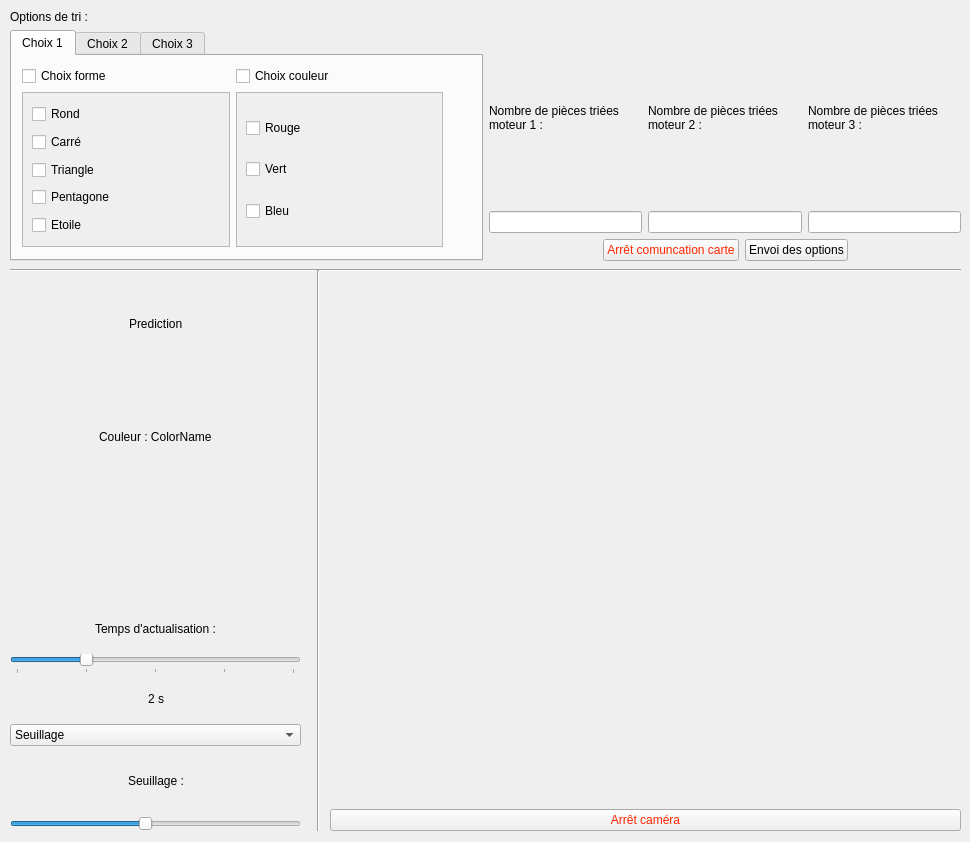
<?xml version="1.0" encoding="UTF-8"?>
<ui version="4.0">
 <class>fenetre</class>
 <widget class="QWidget" name="fenetre">
  <property name="geometry">
   <rect>
    <x>0</x>
    <y>0</y>
    <width>970</width>
    <height>842</height>
   </rect>
  </property>
  <property name="windowTitle">
   <string>Form</string>
  </property>
  <widget class="QWidget" name="verticalLayoutWidget">
   <property name="geometry">
    <rect>
     <x>330</x>
     <y>270</y>
     <width>631</width>
     <height>561</height>
    </rect>
   </property>
   <layout class="QVBoxLayout" name="interfacecamera_1">
    <item>
     <widget class="QLabel" name="label">
      <property name="autoFillBackground">
       <bool>true</bool>
      </property>
      <property name="styleSheet">
       <string notr="true"/>
      </property>
      <property name="text">
       <string/>
      </property>
     </widget>
    </item>
    <item>
     <widget class="QPushButton" name="cancelButton">
      <property name="styleSheet">
       <string notr="true">color: rgb(255, 38, 0);</string>
      </property>
      <property name="text">
       <string>Arrêt caméra</string>
      </property>
     </widget>
    </item>
   </layout>
  </widget>
  <widget class="QWidget" name="verticalLayoutWidget_2">
   <property name="geometry">
    <rect>
     <x>10</x>
     <y>270</y>
     <width>291</width>
     <height>561</height>
    </rect>
   </property>
   <layout class="QVBoxLayout" name="infoprediction_1">
    <item>
     <layout class="QHBoxLayout" name="horizontalLayout_3">
      <item>
       <spacer name="horizontalSpacer_5">
        <property name="orientation">
         <enum>Qt::Horizontal</enum>
        </property>
        <property name="sizeHint" stdset="0">
         <size>
          <width>40</width>
          <height>20</height>
         </size>
        </property>
       </spacer>
      </item>
      <item>
       <widget class="QLabel" name="label_3">
        <property name="text">
         <string>Prediction</string>
        </property>
       </widget>
      </item>
      <item>
       <spacer name="horizontalSpacer_6">
        <property name="orientation">
         <enum>Qt::Horizontal</enum>
        </property>
        <property name="sizeHint" stdset="0">
         <size>
          <width>40</width>
          <height>20</height>
         </size>
        </property>
       </spacer>
      </item>
     </layout>
    </item>
    <item>
     <layout class="QHBoxLayout" name="horizontalLayout_5">
      <item>
       <spacer name="horizontalSpacer_4">
        <property name="orientation">
         <enum>Qt::Horizontal</enum>
        </property>
        <property name="sizeHint" stdset="0">
         <size>
          <width>40</width>
          <height>20</height>
         </size>
        </property>
       </spacer>
      </item>
      <item>
       <widget class="QLabel" name="nclabel">
        <property name="text">
         <string>Couleur : ColorName</string>
        </property>
       </widget>
      </item>
      <item>
       <spacer name="horizontalSpacer_8">
        <property name="orientation">
         <enum>Qt::Horizontal</enum>
        </property>
        <property name="sizeHint" stdset="0">
         <size>
          <width>40</width>
          <height>20</height>
         </size>
        </property>
       </spacer>
      </item>
     </layout>
    </item>
    <item>
     <layout class="QHBoxLayout" name="horizontalLayout_4">
      <item>
       <widget class="QLabel" name="clabel">
        <property name="text">
         <string/>
        </property>
       </widget>
      </item>
     </layout>
    </item>
    <item>
     <layout class="QVBoxLayout" name="verticalLayout_3">
      <item>
       <layout class="QHBoxLayout" name="horizontalLayout">
        <item>
         <spacer name="horizontalSpacer">
          <property name="orientation">
           <enum>Qt::Horizontal</enum>
          </property>
          <property name="sizeHint" stdset="0">
           <size>
            <width>40</width>
            <height>20</height>
           </size>
          </property>
         </spacer>
        </item>
        <item>
         <widget class="QLabel" name="label_2">
          <property name="text">
           <string>Temps d'actualisation :</string>
          </property>
         </widget>
        </item>
        <item>
         <spacer name="horizontalSpacer_2">
          <property name="orientation">
           <enum>Qt::Horizontal</enum>
          </property>
          <property name="sizeHint" stdset="0">
           <size>
            <width>40</width>
            <height>20</height>
           </size>
          </property>
         </spacer>
        </item>
       </layout>
      </item>
      <item>
       <widget class="QSlider" name="horizontalSlider">
        <property name="minimum">
         <number>1</number>
        </property>
        <property name="maximum">
         <number>5</number>
        </property>
        <property name="value">
         <number>2</number>
        </property>
        <property name="orientation">
         <enum>Qt::Horizontal</enum>
        </property>
        <property name="tickPosition">
         <enum>QSlider::TicksBelow</enum>
        </property>
        <property name="tickInterval">
         <number>1</number>
        </property>
       </widget>
      </item>
      <item>
       <layout class="QHBoxLayout" name="horizontalLayout_2">
        <item>
         <spacer name="horizontalSpacer_7">
          <property name="orientation">
           <enum>Qt::Horizontal</enum>
          </property>
          <property name="sizeHint" stdset="0">
           <size>
            <width>40</width>
            <height>20</height>
           </size>
          </property>
         </spacer>
        </item>
        <item>
         <widget class="QLabel" name="time_label">
          <property name="text">
           <string>2 s</string>
          </property>
         </widget>
        </item>
        <item>
         <spacer name="horizontalSpacer_3">
          <property name="orientation">
           <enum>Qt::Horizontal</enum>
          </property>
          <property name="sizeHint" stdset="0">
           <size>
            <width>40</width>
            <height>20</height>
           </size>
          </property>
         </spacer>
        </item>
       </layout>
      </item>
     </layout>
    </item>
    <item>
     <layout class="QGridLayout" name="gridLayout">
      <item row="2" column="0">
       <widget class="QSlider" name="horizontalSlider_2">
        <property name="maximum">
         <number>99</number>
        </property>
        <property name="value">
         <number>46</number>
        </property>
        <property name="orientation">
         <enum>Qt::Horizontal</enum>
        </property>
        <property name="invertedAppearance">
         <bool>false</bool>
        </property>
        <property name="invertedControls">
         <bool>false</bool>
        </property>
        <property name="tickInterval">
         <number>0</number>
        </property>
       </widget>
      </item>
      <item row="0" column="0">
       <widget class="QComboBox" name="cB">
        <property name="currentIndex">
         <number>2</number>
        </property>
        <item>
         <property name="text">
          <string>Sans traitement</string>
         </property>
        </item>
        <item>
         <property name="text">
          <string>Noir et Blanc</string>
         </property>
        </item>
        <item>
         <property name="text">
          <string>Seuillage</string>
         </property>
        </item>
        <item>
         <property name="text">
          <string>HSV</string>
         </property>
        </item>
        <item>
         <property name="text">
          <string>Laplacien</string>
         </property>
        </item>
        <item>
         <property name="text">
          <string>[!] Detection de contours</string>
         </property>
        </item>
        <item>
         <property name="text">
          <string>[!] BoundingBox</string>
         </property>
        </item>
       </widget>
      </item>
      <item row="1" column="0">
       <layout class="QHBoxLayout" name="horizontalLayout_6">
        <item>
         <spacer name="horizontalSpacer_9">
          <property name="orientation">
           <enum>Qt::Horizontal</enum>
          </property>
          <property name="sizeHint" stdset="0">
           <size>
            <width>40</width>
            <height>20</height>
           </size>
          </property>
         </spacer>
        </item>
        <item>
         <widget class="QLabel" name="label_4">
          <property name="text">
           <string>Seuillage :</string>
          </property>
         </widget>
        </item>
        <item>
         <spacer name="horizontalSpacer_10">
          <property name="orientation">
           <enum>Qt::Horizontal</enum>
          </property>
          <property name="sizeHint" stdset="0">
           <size>
            <width>40</width>
            <height>20</height>
           </size>
          </property>
         </spacer>
        </item>
       </layout>
      </item>
     </layout>
    </item>
   </layout>
  </widget>
  <widget class="QWidget" name="gridLayoutWidget_2">
   <property name="geometry">
    <rect>
     <x>10</x>
     <y>10</y>
     <width>951</width>
     <height>251</height>
    </rect>
   </property>
   <layout class="QGridLayout" name="optionstris_1">
    <item row="1" column="1">
     <layout class="QVBoxLayout" name="infonbrpiecestri">
      <item>
       <layout class="QGridLayout" name="gridLayout_2">
        <item row="0" column="1">
         <widget class="QLabel" name="nomcompteur2">
          <property name="text">
           <string>Nombre de pièces triées 
moteur 2 :</string>
          </property>
         </widget>
        </item>
        <item row="0" column="0">
         <widget class="QLabel" name="nomcompteur1">
          <property name="text">
           <string>Nombre de pièces triées 
moteur 1 :</string>
          </property>
         </widget>
        </item>
        <item row="1" column="0">
         <widget class="QLineEdit" name="nbpiece1">
          <property name="text">
           <string/>
          </property>
          <property name="readOnly">
           <bool>true</bool>
          </property>
         </widget>
        </item>
        <item row="1" column="1">
         <widget class="QLineEdit" name="nbpiece2">
          <property name="text">
           <string/>
          </property>
          <property name="readOnly">
           <bool>true</bool>
          </property>
         </widget>
        </item>
        <item row="1" column="2">
         <widget class="QLineEdit" name="nbpiece3">
          <property name="text">
           <string/>
          </property>
          <property name="readOnly">
           <bool>true</bool>
          </property>
         </widget>
        </item>
        <item row="0" column="2">
         <widget class="QLabel" name="nomcompteurx3">
          <property name="text">
           <string>Nombre de pièces triées 
moteur 3 :</string>
          </property>
         </widget>
        </item>
       </layout>
      </item>
      <item>
       <layout class="QHBoxLayout" name="horizontalLayout_7">
        <item>
         <spacer name="horizontalSpacer_11">
          <property name="orientation">
           <enum>Qt::Horizontal</enum>
          </property>
          <property name="sizeHint" stdset="0">
           <size>
            <width>40</width>
            <height>20</height>
           </size>
          </property>
         </spacer>
        </item>
        <item>
         <widget class="QPushButton" name="arret">
          <property name="styleSheet">
           <string notr="true">color : rgb(255, 38, 0)</string>
          </property>
          <property name="text">
           <string>Arrêt comuncation carte</string>
          </property>
         </widget>
        </item>
        <item>
         <widget class="QPushButton" name="marche">
          <property name="text">
           <string>Envoi des options</string>
          </property>
          <property name="checkable">
           <bool>true</bool>
          </property>
         </widget>
        </item>
        <item>
         <spacer name="horizontalSpacer_12">
          <property name="orientation">
           <enum>Qt::Horizontal</enum>
          </property>
          <property name="sizeHint" stdset="0">
           <size>
            <width>40</width>
            <height>20</height>
           </size>
          </property>
         </spacer>
        </item>
       </layout>
      </item>
     </layout>
    </item>
    <item row="1" column="0">
     <widget class="QTabWidget" name="choixdetri">
      <property name="currentIndex">
       <number>0</number>
      </property>
      <widget class="QWidget" name="Choix_1">
       <attribute name="title">
        <string>Choix 1</string>
       </attribute>
       <widget class="QWidget" name="gridLayoutWidget_7">
        <property name="geometry">
         <rect>
          <x>10</x>
          <y>10</y>
          <width>421</width>
          <height>181</height>
         </rect>
        </property>
        <layout class="QGridLayout" name="gridLayout_19">
         <item row="0" column="1">
          <widget class="QCheckBox" name="couleur1">
           <property name="text">
            <string>Choix couleur</string>
           </property>
          </widget>
         </item>
         <item row="0" column="0">
          <widget class="QCheckBox" name="forme1">
           <property name="text">
            <string>Choix forme</string>
           </property>
          </widget>
         </item>
         <item row="1" column="0">
          <widget class="QScrollArea" name="scrollArea_35">
           <property name="widgetResizable">
            <bool>true</bool>
           </property>
           <widget class="QWidget" name="scrollAreaWidgetContents_35">
            <property name="geometry">
             <rect>
              <x>0</x>
              <y>0</y>
              <width>182</width>
              <height>191</height>
             </rect>
            </property>
            <layout class="QVBoxLayout" name="verticalLayout_54">
             <item>
              <layout class="QVBoxLayout" name="verticalLayout_55">
               <item>
                <spacer name="verticalSpacer_111">
                 <property name="orientation">
                  <enum>Qt::Vertical</enum>
                 </property>
                 <property name="sizeHint" stdset="0">
                  <size>
                   <width>20</width>
                   <height>40</height>
                  </size>
                 </property>
                </spacer>
               </item>
               <item>
                <widget class="QCheckBox" name="rond1">
                 <property name="text">
                  <string>Rond</string>
                 </property>
                </widget>
               </item>
               <item>
                <spacer name="verticalSpacer_112">
                 <property name="orientation">
                  <enum>Qt::Vertical</enum>
                 </property>
                 <property name="sizeHint" stdset="0">
                  <size>
                   <width>20</width>
                   <height>40</height>
                  </size>
                 </property>
                </spacer>
               </item>
               <item>
                <widget class="QCheckBox" name="carre1">
                 <property name="text">
                  <string>Carré</string>
                 </property>
                </widget>
               </item>
               <item>
                <spacer name="verticalSpacer_113">
                 <property name="orientation">
                  <enum>Qt::Vertical</enum>
                 </property>
                 <property name="sizeHint" stdset="0">
                  <size>
                   <width>20</width>
                   <height>40</height>
                  </size>
                 </property>
                </spacer>
               </item>
               <item>
                <widget class="QCheckBox" name="triangle1">
                 <property name="text">
                  <string>Triangle</string>
                 </property>
                </widget>
               </item>
               <item>
                <spacer name="verticalSpacer_114">
                 <property name="orientation">
                  <enum>Qt::Vertical</enum>
                 </property>
                 <property name="sizeHint" stdset="0">
                  <size>
                   <width>20</width>
                   <height>40</height>
                  </size>
                 </property>
                </spacer>
               </item>
               <item>
                <widget class="QCheckBox" name="pentagone1">
                 <property name="text">
                  <string>Pentagone</string>
                 </property>
                </widget>
               </item>
               <item>
                <spacer name="verticalSpacer_115">
                 <property name="orientation">
                  <enum>Qt::Vertical</enum>
                 </property>
                 <property name="sizeHint" stdset="0">
                  <size>
                   <width>20</width>
                   <height>40</height>
                  </size>
                 </property>
                </spacer>
               </item>
               <item>
                <widget class="QCheckBox" name="etoile1">
                 <property name="text">
                  <string>Etoile</string>
                 </property>
                </widget>
               </item>
               <item>
                <spacer name="verticalSpacer_116">
                 <property name="orientation">
                  <enum>Qt::Vertical</enum>
                 </property>
                 <property name="sizeHint" stdset="0">
                  <size>
                   <width>20</width>
                   <height>40</height>
                  </size>
                 </property>
                </spacer>
               </item>
              </layout>
             </item>
            </layout>
           </widget>
          </widget>
         </item>
         <item row="1" column="1">
          <widget class="QScrollArea" name="scrollArea_36">
           <property name="widgetResizable">
            <bool>true</bool>
           </property>
           <widget class="QWidget" name="scrollAreaWidgetContents_36">
            <property name="geometry">
             <rect>
              <x>0</x>
              <y>0</y>
              <width>197</width>
              <height>152</height>
             </rect>
            </property>
            <layout class="QVBoxLayout" name="verticalLayout_56">
             <item>
              <layout class="QVBoxLayout" name="verticalLayout_57">
               <item>
                <spacer name="verticalSpacer_117">
                 <property name="orientation">
                  <enum>Qt::Vertical</enum>
                 </property>
                 <property name="sizeHint" stdset="0">
                  <size>
                   <width>20</width>
                   <height>40</height>
                  </size>
                 </property>
                </spacer>
               </item>
               <item>
                <widget class="QCheckBox" name="rouge1">
                 <property name="text">
                  <string>Rouge</string>
                 </property>
                </widget>
               </item>
               <item>
                <spacer name="verticalSpacer_118">
                 <property name="orientation">
                  <enum>Qt::Vertical</enum>
                 </property>
                 <property name="sizeHint" stdset="0">
                  <size>
                   <width>20</width>
                   <height>40</height>
                  </size>
                 </property>
                </spacer>
               </item>
               <item>
                <widget class="QCheckBox" name="vert1">
                 <property name="text">
                  <string>Vert</string>
                 </property>
                </widget>
               </item>
               <item>
                <spacer name="verticalSpacer_119">
                 <property name="orientation">
                  <enum>Qt::Vertical</enum>
                 </property>
                 <property name="sizeHint" stdset="0">
                  <size>
                   <width>20</width>
                   <height>40</height>
                  </size>
                 </property>
                </spacer>
               </item>
               <item>
                <widget class="QCheckBox" name="bleu1">
                 <property name="text">
                  <string>Bleu</string>
                 </property>
                </widget>
               </item>
               <item>
                <spacer name="verticalSpacer_120">
                 <property name="orientation">
                  <enum>Qt::Vertical</enum>
                 </property>
                 <property name="sizeHint" stdset="0">
                  <size>
                   <width>20</width>
                   <height>40</height>
                  </size>
                 </property>
                </spacer>
               </item>
              </layout>
             </item>
            </layout>
           </widget>
          </widget>
         </item>
        </layout>
       </widget>
      </widget>
      <widget class="QWidget" name="Choix_2">
       <attribute name="title">
        <string>Choix 2</string>
       </attribute>
       <widget class="QWidget" name="gridLayoutWidget_6">
        <property name="geometry">
         <rect>
          <x>10</x>
          <y>10</y>
          <width>421</width>
          <height>181</height>
         </rect>
        </property>
        <layout class="QGridLayout" name="gridLayout_18">
         <item row="0" column="1">
          <widget class="QCheckBox" name="couleur2">
           <property name="text">
            <string>Choix couleur</string>
           </property>
          </widget>
         </item>
         <item row="0" column="0">
          <widget class="QCheckBox" name="forme2">
           <property name="text">
            <string>Choix forme</string>
           </property>
          </widget>
         </item>
         <item row="1" column="0">
          <widget class="QScrollArea" name="scrollArea_33">
           <property name="widgetResizable">
            <bool>true</bool>
           </property>
           <widget class="QWidget" name="scrollAreaWidgetContents_33">
            <property name="geometry">
             <rect>
              <x>0</x>
              <y>0</y>
              <width>182</width>
              <height>191</height>
             </rect>
            </property>
            <layout class="QVBoxLayout" name="verticalLayout_50">
             <item>
              <layout class="QVBoxLayout" name="verticalLayout_51">
               <item>
                <spacer name="verticalSpacer_101">
                 <property name="orientation">
                  <enum>Qt::Vertical</enum>
                 </property>
                 <property name="sizeHint" stdset="0">
                  <size>
                   <width>20</width>
                   <height>40</height>
                  </size>
                 </property>
                </spacer>
               </item>
               <item>
                <widget class="QCheckBox" name="rond2">
                 <property name="text">
                  <string>Rond</string>
                 </property>
                </widget>
               </item>
               <item>
                <spacer name="verticalSpacer_102">
                 <property name="orientation">
                  <enum>Qt::Vertical</enum>
                 </property>
                 <property name="sizeHint" stdset="0">
                  <size>
                   <width>20</width>
                   <height>40</height>
                  </size>
                 </property>
                </spacer>
               </item>
               <item>
                <widget class="QCheckBox" name="carre2">
                 <property name="text">
                  <string>Carré</string>
                 </property>
                </widget>
               </item>
               <item>
                <spacer name="verticalSpacer_103">
                 <property name="orientation">
                  <enum>Qt::Vertical</enum>
                 </property>
                 <property name="sizeHint" stdset="0">
                  <size>
                   <width>20</width>
                   <height>40</height>
                  </size>
                 </property>
                </spacer>
               </item>
               <item>
                <widget class="QCheckBox" name="triangle2">
                 <property name="text">
                  <string>Triangle</string>
                 </property>
                </widget>
               </item>
               <item>
                <spacer name="verticalSpacer_104">
                 <property name="orientation">
                  <enum>Qt::Vertical</enum>
                 </property>
                 <property name="sizeHint" stdset="0">
                  <size>
                   <width>20</width>
                   <height>40</height>
                  </size>
                 </property>
                </spacer>
               </item>
               <item>
                <widget class="QCheckBox" name="pentagone2">
                 <property name="text">
                  <string>Pentagone</string>
                 </property>
                </widget>
               </item>
               <item>
                <spacer name="verticalSpacer_105">
                 <property name="orientation">
                  <enum>Qt::Vertical</enum>
                 </property>
                 <property name="sizeHint" stdset="0">
                  <size>
                   <width>20</width>
                   <height>40</height>
                  </size>
                 </property>
                </spacer>
               </item>
               <item>
                <widget class="QCheckBox" name="etoile2">
                 <property name="text">
                  <string>Etoile</string>
                 </property>
                </widget>
               </item>
               <item>
                <spacer name="verticalSpacer_106">
                 <property name="orientation">
                  <enum>Qt::Vertical</enum>
                 </property>
                 <property name="sizeHint" stdset="0">
                  <size>
                   <width>20</width>
                   <height>40</height>
                  </size>
                 </property>
                </spacer>
               </item>
              </layout>
             </item>
            </layout>
           </widget>
          </widget>
         </item>
         <item row="1" column="1">
          <widget class="QScrollArea" name="scrollArea_34">
           <property name="widgetResizable">
            <bool>true</bool>
           </property>
           <widget class="QWidget" name="scrollAreaWidgetContents_34">
            <property name="geometry">
             <rect>
              <x>0</x>
              <y>0</y>
              <width>197</width>
              <height>152</height>
             </rect>
            </property>
            <layout class="QVBoxLayout" name="verticalLayout_52">
             <item>
              <layout class="QVBoxLayout" name="verticalLayout_53">
               <item>
                <spacer name="verticalSpacer_107">
                 <property name="orientation">
                  <enum>Qt::Vertical</enum>
                 </property>
                 <property name="sizeHint" stdset="0">
                  <size>
                   <width>20</width>
                   <height>40</height>
                  </size>
                 </property>
                </spacer>
               </item>
               <item>
                <widget class="QCheckBox" name="rouge2">
                 <property name="text">
                  <string>Rouge</string>
                 </property>
                </widget>
               </item>
               <item>
                <spacer name="verticalSpacer_108">
                 <property name="orientation">
                  <enum>Qt::Vertical</enum>
                 </property>
                 <property name="sizeHint" stdset="0">
                  <size>
                   <width>20</width>
                   <height>40</height>
                  </size>
                 </property>
                </spacer>
               </item>
               <item>
                <widget class="QCheckBox" name="vert2">
                 <property name="text">
                  <string>Vert</string>
                 </property>
                </widget>
               </item>
               <item>
                <spacer name="verticalSpacer_109">
                 <property name="orientation">
                  <enum>Qt::Vertical</enum>
                 </property>
                 <property name="sizeHint" stdset="0">
                  <size>
                   <width>20</width>
                   <height>40</height>
                  </size>
                 </property>
                </spacer>
               </item>
               <item>
                <widget class="QCheckBox" name="bleu2">
                 <property name="text">
                  <string>Bleu</string>
                 </property>
                </widget>
               </item>
               <item>
                <spacer name="verticalSpacer_110">
                 <property name="orientation">
                  <enum>Qt::Vertical</enum>
                 </property>
                 <property name="sizeHint" stdset="0">
                  <size>
                   <width>20</width>
                   <height>40</height>
                  </size>
                 </property>
                </spacer>
               </item>
              </layout>
             </item>
            </layout>
           </widget>
          </widget>
         </item>
        </layout>
       </widget>
      </widget>
      <widget class="QWidget" name="Choix_3">
       <attribute name="title">
        <string>Choix 3</string>
       </attribute>
       <widget class="QWidget" name="gridLayoutWidget_5">
        <property name="geometry">
         <rect>
          <x>10</x>
          <y>10</y>
          <width>421</width>
          <height>181</height>
         </rect>
        </property>
        <layout class="QGridLayout" name="gridLayout_8">
         <item row="0" column="1">
          <widget class="QCheckBox" name="couleur3">
           <property name="text">
            <string>Choix couleur</string>
           </property>
          </widget>
         </item>
         <item row="0" column="0">
          <widget class="QCheckBox" name="forme3">
           <property name="text">
            <string>Choix forme</string>
           </property>
          </widget>
         </item>
         <item row="1" column="0">
          <widget class="QScrollArea" name="scrollArea_13">
           <property name="widgetResizable">
            <bool>true</bool>
           </property>
           <widget class="QWidget" name="scrollAreaWidgetContents_13">
            <property name="geometry">
             <rect>
              <x>0</x>
              <y>0</y>
              <width>182</width>
              <height>191</height>
             </rect>
            </property>
            <layout class="QVBoxLayout" name="verticalLayout_4">
             <item>
              <layout class="QVBoxLayout" name="verticalLayout_32">
               <item>
                <spacer name="verticalSpacer_2">
                 <property name="orientation">
                  <enum>Qt::Vertical</enum>
                 </property>
                 <property name="sizeHint" stdset="0">
                  <size>
                   <width>20</width>
                   <height>40</height>
                  </size>
                 </property>
                </spacer>
               </item>
               <item>
                <widget class="QCheckBox" name="rond3">
                 <property name="text">
                  <string>Rond</string>
                 </property>
                </widget>
               </item>
               <item>
                <spacer name="verticalSpacer_3">
                 <property name="orientation">
                  <enum>Qt::Vertical</enum>
                 </property>
                 <property name="sizeHint" stdset="0">
                  <size>
                   <width>20</width>
                   <height>40</height>
                  </size>
                 </property>
                </spacer>
               </item>
               <item>
                <widget class="QCheckBox" name="carre3">
                 <property name="text">
                  <string>Carré</string>
                 </property>
                </widget>
               </item>
               <item>
                <spacer name="verticalSpacer_4">
                 <property name="orientation">
                  <enum>Qt::Vertical</enum>
                 </property>
                 <property name="sizeHint" stdset="0">
                  <size>
                   <width>20</width>
                   <height>40</height>
                  </size>
                 </property>
                </spacer>
               </item>
               <item>
                <widget class="QCheckBox" name="triangle3">
                 <property name="text">
                  <string>Triangle</string>
                 </property>
                </widget>
               </item>
               <item>
                <spacer name="verticalSpacer_5">
                 <property name="orientation">
                  <enum>Qt::Vertical</enum>
                 </property>
                 <property name="sizeHint" stdset="0">
                  <size>
                   <width>20</width>
                   <height>40</height>
                  </size>
                 </property>
                </spacer>
               </item>
               <item>
                <widget class="QCheckBox" name="pentagone3">
                 <property name="text">
                  <string>Pentagone</string>
                 </property>
                </widget>
               </item>
               <item>
                <spacer name="verticalSpacer_6">
                 <property name="orientation">
                  <enum>Qt::Vertical</enum>
                 </property>
                 <property name="sizeHint" stdset="0">
                  <size>
                   <width>20</width>
                   <height>40</height>
                  </size>
                 </property>
                </spacer>
               </item>
               <item>
                <widget class="QCheckBox" name="etoile3">
                 <property name="text">
                  <string>Etoile</string>
                 </property>
                </widget>
               </item>
               <item>
                <spacer name="verticalSpacer">
                 <property name="orientation">
                  <enum>Qt::Vertical</enum>
                 </property>
                 <property name="sizeHint" stdset="0">
                  <size>
                   <width>20</width>
                   <height>40</height>
                  </size>
                 </property>
                </spacer>
               </item>
              </layout>
             </item>
            </layout>
           </widget>
          </widget>
         </item>
         <item row="1" column="1">
          <widget class="QScrollArea" name="scrollArea_14">
           <property name="widgetResizable">
            <bool>true</bool>
           </property>
           <widget class="QWidget" name="scrollAreaWidgetContents_14">
            <property name="geometry">
             <rect>
              <x>0</x>
              <y>0</y>
              <width>197</width>
              <height>152</height>
             </rect>
            </property>
            <layout class="QVBoxLayout" name="verticalLayout_5">
             <item>
              <layout class="QVBoxLayout" name="verticalLayout_33">
               <item>
                <spacer name="verticalSpacer_7">
                 <property name="orientation">
                  <enum>Qt::Vertical</enum>
                 </property>
                 <property name="sizeHint" stdset="0">
                  <size>
                   <width>20</width>
                   <height>40</height>
                  </size>
                 </property>
                </spacer>
               </item>
               <item>
                <widget class="QCheckBox" name="rouge3">
                 <property name="text">
                  <string>Rouge</string>
                 </property>
                </widget>
               </item>
               <item>
                <spacer name="verticalSpacer_8">
                 <property name="orientation">
                  <enum>Qt::Vertical</enum>
                 </property>
                 <property name="sizeHint" stdset="0">
                  <size>
                   <width>20</width>
                   <height>40</height>
                  </size>
                 </property>
                </spacer>
               </item>
               <item>
                <widget class="QCheckBox" name="vert3">
                 <property name="text">
                  <string>Vert</string>
                 </property>
                </widget>
               </item>
               <item>
                <spacer name="verticalSpacer_9">
                 <property name="orientation">
                  <enum>Qt::Vertical</enum>
                 </property>
                 <property name="sizeHint" stdset="0">
                  <size>
                   <width>20</width>
                   <height>40</height>
                  </size>
                 </property>
                </spacer>
               </item>
               <item>
                <widget class="QCheckBox" name="bleu3">
                 <property name="text">
                  <string>Bleu</string>
                 </property>
                </widget>
               </item>
               <item>
                <spacer name="verticalSpacer_10">
                 <property name="orientation">
                  <enum>Qt::Vertical</enum>
                 </property>
                 <property name="sizeHint" stdset="0">
                  <size>
                   <width>20</width>
                   <height>40</height>
                  </size>
                 </property>
                </spacer>
               </item>
              </layout>
             </item>
            </layout>
           </widget>
          </widget>
         </item>
        </layout>
       </widget>
      </widget>
     </widget>
    </item>
    <item row="0" column="0">
     <widget class="QLabel" name="optiondetri_2">
      <property name="styleSheet">
       <string notr="true"/>
      </property>
      <property name="text">
       <string>Options de tri :</string>
      </property>
     </widget>
    </item>
   </layout>
  </widget>
  <widget class="Line" name="line">
   <property name="geometry">
    <rect>
     <x>10</x>
     <y>260</y>
     <width>951</width>
     <height>20</height>
    </rect>
   </property>
   <property name="styleSheet">
    <string notr="true"/>
   </property>
   <property name="orientation">
    <enum>Qt::Horizontal</enum>
   </property>
  </widget>
  <widget class="Line" name="line_2">
   <property name="geometry">
    <rect>
     <x>303</x>
     <y>270</y>
     <width>31</width>
     <height>561</height>
    </rect>
   </property>
   <property name="orientation">
    <enum>Qt::Vertical</enum>
   </property>
  </widget>
 </widget>
 <resources/>
 <connections/>
</ui>
